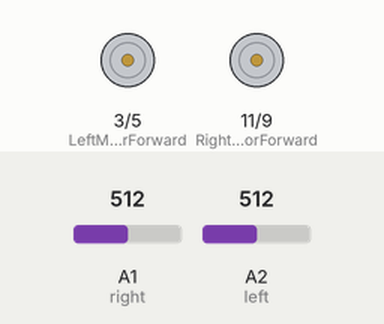
A sketch run on a simulated Arduino Uno, built with avr-gcc and run on an emulated ATmega328P. Parts: motor-driver pin pairs drawn as motors (green arrow = first pin HIGH = forward, orange = second pin HIGH = backward, longer = more drive). The test bench sets the inputs (shaded band); at power-on: A1 (right) = 512, A2 (left) = 512.

Above: at 1.2 s.
1.3 s: A1 (right) set to 490
At 2.2 s:
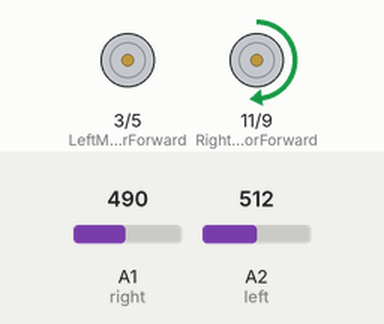
2.8 s: A2 (left) set to 483
At 3.3 s:
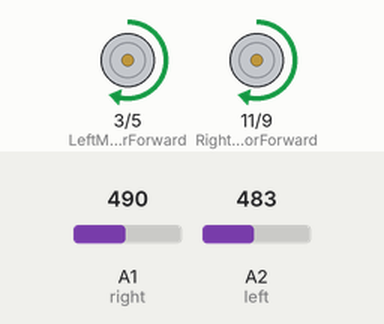
4.3 s: A1 (right) set to 510
At 5.7 s:
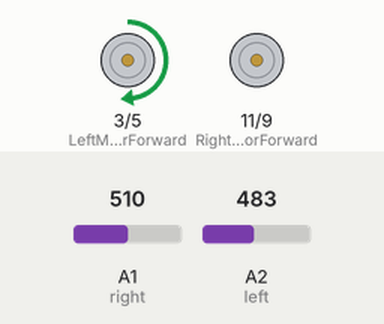
Timing chart, 0 to 7.3 s (numbered marks = the images above; inputs shaded):
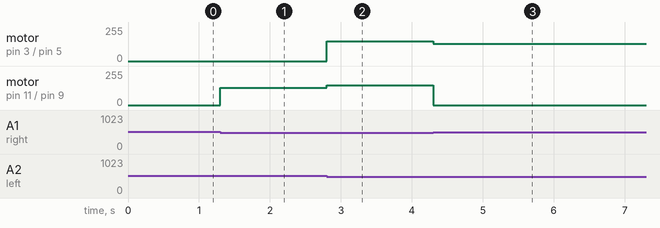

Measured:
- the behaviour switches between 500 and 499 on A1 (right) (found by bisection; images 0 and 1)
- the behaviour switches between 500 and 499 on A2 (left) (found by bisection; images 1 and 2)
- after the input at 1.3 s, motor on pin 11 (RightMotorForward) / pin 9 (RightMotorReverse): stopped → forward 130/255 at once
- after the input at 2.8 s, motor on pin 3 (LeftMotorForward) / pin 5 (LeftMotorReverse): stopped → forward 150/255 at once; motor on pin 11 (RightMotorForward) / pin 9 (RightMotorReverse): forward 130/255 → forward 150/255 at once
- after the input at 4.3 s, motor on pin 3 (LeftMotorForward) / pin 5 (LeftMotorReverse): forward 150/255 → forward 130/255 at once; motor on pin 11 (RightMotorForward) / pin 9 (RightMotorReverse): forward 150/255 → stopped at once

The sketch:

LFR-code.ino
```cpp
int RightMotorForward = 11;
int RightMotorReverse = 9;
int LeftMotorForward = 3;
int LeftMotorReverse = 5;

int left = A2;
int right = A1;

void setup()
{
  pinMode(LeftMotorForward, OUTPUT);
  pinMode(RightMotorForward, OUTPUT);
  pinMode(LeftMotorReverse, OUTPUT);
  pinMode(RightMotorReverse, OUTPUT);
  pinMode(left, INPUT);
  pinMode(right, INPUT);
}

void loop()
{
  if (analogRead(left) < 500 && analogRead(right) < 500)
  {
    analogWrite(LeftMotorForward, 150);
    analogWrite(RightMotorForward, 150);
  }

  else if (analogRead(left) < 500 && analogRead(right) >= 500)
  {
    analogWrite(LeftMotorForward, 130);
    analogWrite(RightMotorForward, LOW);
  }

  else if (analogRead(left) >= 500 && analogRead(right) < 500)
  {
    analogWrite(LeftMotorForward, LOW);
    analogWrite(RightMotorForward, 130);
  }

  else
  {
    analogWrite(LeftMotorForward, LOW);
    analogWrite(RightMotorForward, LOW);
  }

}
```
